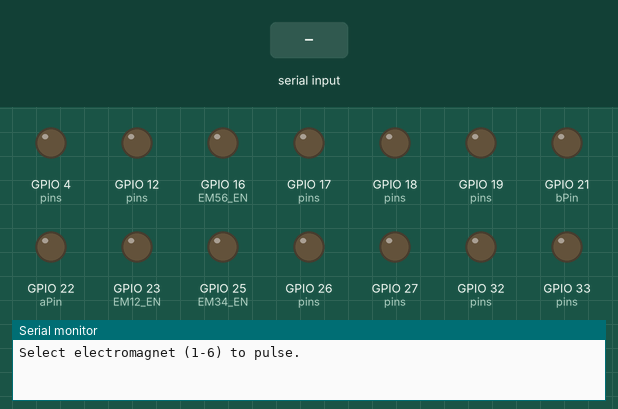
A sketch run on a simulated ESP32. Shown: output pins drawn as LEDs (lit = HIGH), the last lines printed to the serial monitor. The inputs (shaded band) are chosen by the test bench.

Above: at 1.2 s.
1.3 s: "1\n" received over Serial
At 3.4 s:
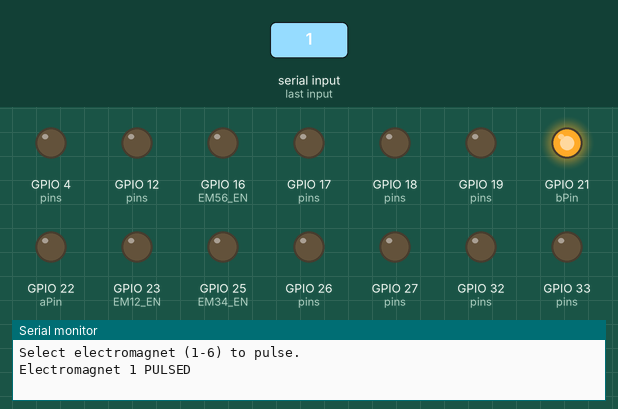
3.8 s: "2\n" received over Serial
At 5.3 s:
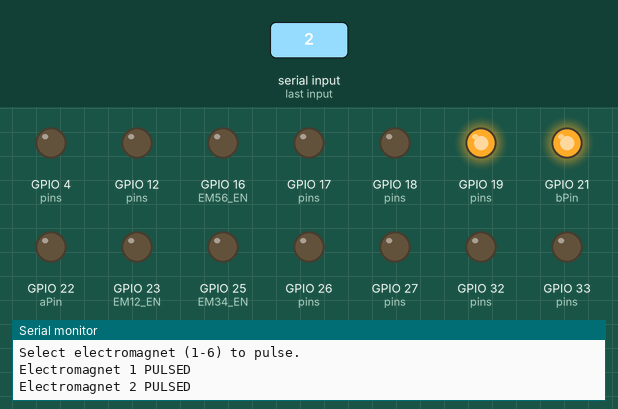
6.3 s: "3\n" received over Serial
At 8.4 s:
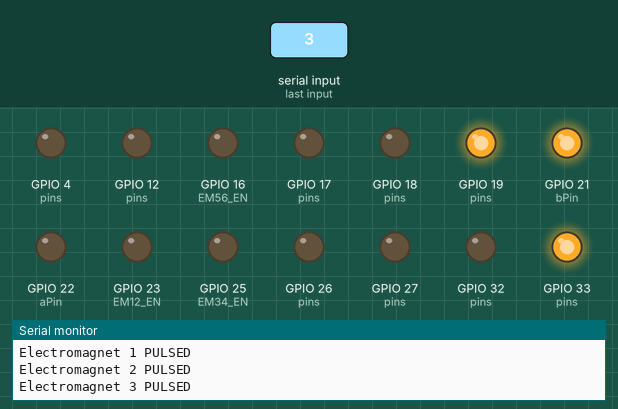
8.8 s: "4\n" received over Serial
At 10.3 s:
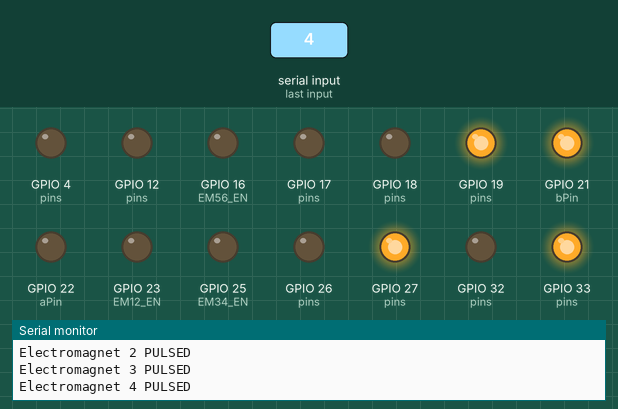
11.3 s: "5\n" received over Serial
At 13.4 s:
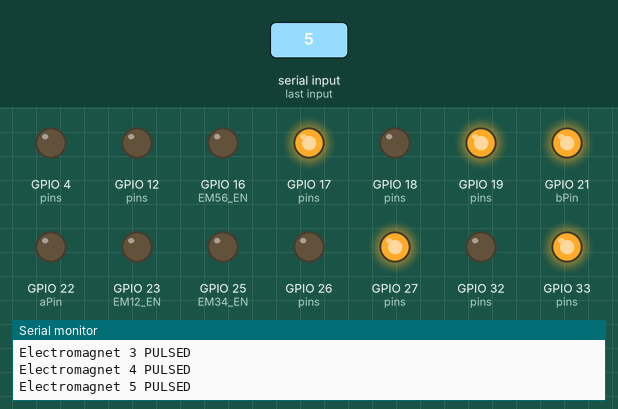
13.8 s: "1\n" received over Serial
At 14.2 s:
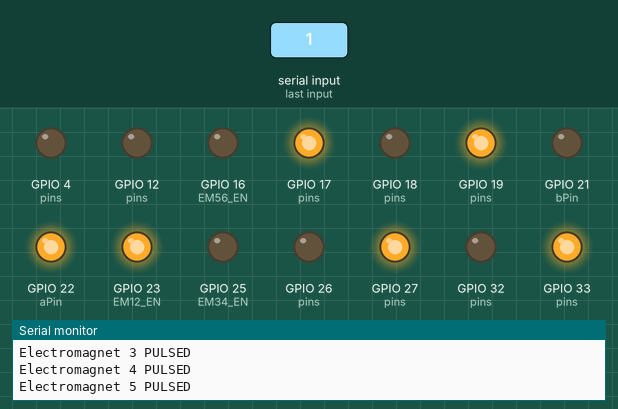
Timing chart, 0 to 16.8 s (numbered marks = the images above; inputs shaded):
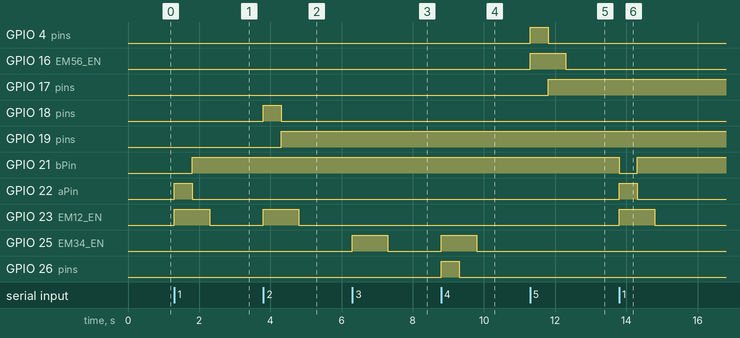

The sketch:

pulse_em_test.ino
```cpp
// Pin Definitions (Electromagnet Control)
#define EM1A 22
#define EM1B 21
#define EM2A 18
#define EM2B 19
#define EM12_EN 23  // Enable for EM1 and EM2

#define EM3A 32
#define EM3B 33

#define EM4A 26
#define EM4B 27
#define EM34_EN 25  // Enable for EM3 and EM4

#define EM5A 4
#define EM5B 17
#define EM6A 12
#define EM6B 14
#define EM56_EN 16

#define PULSE_DURATION 500  // Pulse duration in milliseconds

// Setup Function
void setup() {
  Serial.begin(115200);

  // Configure electromagnet control pins as outputs
  int pins[] = {EM1A, EM1B, EM2A, EM2B, EM12_EN, EM3A, EM3B, EM4A, EM4B, EM34_EN, EM5A, EM5B, EM6A, EM6B, EM56_EN};
  for (int pin : pins) {
    pinMode(pin, OUTPUT);
  }

  // Keep electromagnets disabled initially
  digitalWrite(EM12_EN, LOW);
  digitalWrite(EM34_EN, LOW);
  digitalWrite(EM56_EN, LOW);

  Serial.println("Select electromagnet (1-6) to pulse.");
}

// Function to pulse an electromagnet
void pulseElectromagnet(int em) {
  int enPin, aPin, bPin;

  switch (em) {
    case 1:
      enPin = EM12_EN; aPin = EM1A; bPin = EM1B; break;
    case 2:
      enPin = EM12_EN; aPin = EM2A; bPin = EM2B; break;
    case 3:
      enPin = EM34_EN; aPin = EM3A; bPin = EM3B; break;
    case 4:
      enPin = EM34_EN; aPin = EM4A; bPin = EM4B; break;
    case 5:
      enPin = EM56_EN; aPin = EM5A; bPin = EM5B; break;
    case 6:
      enPin = EM56_EN; aPin = EM6A; bPin = EM6B; break;
    default:
      Serial.println("Invalid electromagnet selection!");
      return;
  }

  // Enable Pin
  digitalWrite(enPin, HIGH);

  // Forward
  digitalWrite(aPin, HIGH);
  digitalWrite(bPin, LOW);

  // Pause 100 ms
  delay(PULSE_DURATION);

  // Reverse
  digitalWrite(aPin, LOW);
  digitalWrite(bPin, HIGH);

  // Pause 100ms
  delay(PULSE_DURATION);

  // Disable Pin
  digitalWrite(enPin, LOW);

  Serial.print("Electromagnet "); Serial.print(em); Serial.println(" PULSED");
}

// Loop Function - Handle Serial Commands
void loop() {
  if (Serial.available()) {
    int em = Serial.parseInt();
    while (Serial.available() && Serial.peek() == '\n') Serial.read(); // Clear newline character

    pulseElectromagnet(em);
  }
}
```

Measured:
- after the input at 1.3 s, GPIO 21 (bPin): LOW → HIGH after 0.50 s; GPIO 22 (aPin): LOW → HIGH at once, → LOW 0.50 s later; GPIO 23 (EM12_EN): LOW → HIGH at once, → LOW 1.0 s later
- after the input at 3.8 s, GPIO 18 (pins): LOW → HIGH at once, → LOW 0.50 s later; GPIO 19 (pins): LOW → HIGH after 0.50 s; GPIO 23 (EM12_EN): LOW → HIGH at once, → LOW 1.0 s later
- after the input at 6.3 s, GPIO 25 (EM34_EN): LOW → HIGH at once, → LOW 1.0 s later; GPIO 32 (pins): LOW → HIGH at once, → LOW 0.50 s later; GPIO 33 (pins): LOW → HIGH after 0.50 s
- after the input at 8.8 s, GPIO 25 (EM34_EN): LOW → HIGH at once, → LOW 1.0 s later; GPIO 26 (pins): LOW → HIGH at once, → LOW 0.50 s later; GPIO 27 (pins): LOW → HIGH after 0.50 s
- after the input at 11.3 s, GPIO 4 (pins): LOW → HIGH at once, → LOW 0.50 s later; GPIO 16 (EM56_EN): LOW → HIGH at once, → LOW 1.0 s later; GPIO 17 (pins): LOW → HIGH after 0.50 s
- after the input at 13.8 s, GPIO 21 (bPin): HIGH → LOW at once, → HIGH 0.50 s later; GPIO 22 (aPin): LOW → HIGH at once, → LOW 0.50 s later; GPIO 23 (EM12_EN): LOW → HIGH at once, → LOW 1.0 s later
